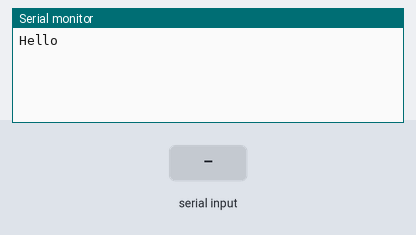
A sketch run on a simulated Arduino Uno, built with avr-gcc and run on an emulated ATmega328P. Shown: the last lines printed to the serial monitor. The test bench sets the inputs (shaded band).

Above: at 1.2 s.
1.3 s: "90,45\n" received over Serial
At 2.1 s:
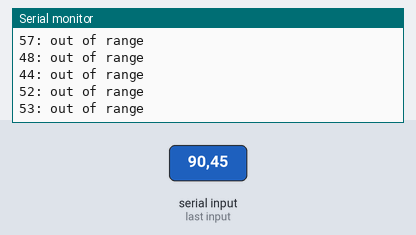
2.8 s: byte 2 (2) received over Serial
At 4.0 s:
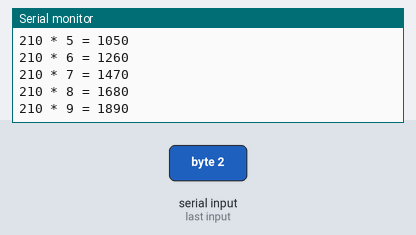
4.3 s: byte 3 (3) received over Serial
At 5.2 s:
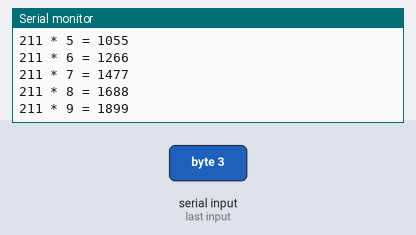
5.8 s: "30,150\n" received over Serial
At 6.2 s:
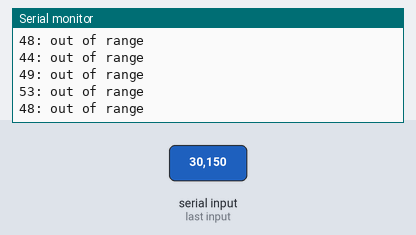
Timing chart, 0 to 8.3 s (numbered marks = the images above; inputs shaded):
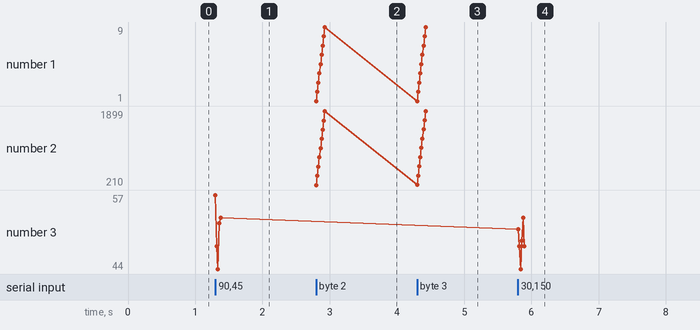

Measured:
- after the input at 1.3 s, the serial monitor: prints a new line at once (image 1)
- after the input at 2.8 s, the serial monitor: prints a new line at once (image 2)
- after the input at 4.3 s, the serial monitor: prints a new line at once (image 3)
- after the input at 5.8 s, the serial monitor: prints a new line at once (image 4)
- plotted number 2: 1890 → 1899 after the input at 4.3 s
- plotted number 3: 53 → 48 after the input at 5.8 s

The sketch:

04.11.ino
```cpp
void setup(){
  Serial.begin(9600);
  Serial.println("Hello"); /*println은 다음 줄로 바꿔서 프린트*/
}

byte data = 0;

void loop(){
  get_msg();
}

void get_msg(){
    int data_left;
    byte msg;

  data_left = Serial.available();
  if(data_left > 0){
    msg = Serial.read();

    if(msg == 2){
      msg = msg -48;
      for (int m=1; m<=9; m++){
        Serial.print(msg);
        Serial.print(" * ");
        Serial.print(m);
        Serial.print(" = ");
        Serial.println(msg*m);
        }
    }


    else if(msg == 3){
      msg = msg -48;
      for (int m=1; m<=9; m++){
        Serial.print(msg);
        Serial.print(" * ");
        Serial.print(m);
        Serial.print(" = ");
        Serial.println(msg*m);
      }
    }

    else if(msg == 4){
      msg = msg -48;
      for (int m=1; m<=9; m++){
        Serial.print(msg);
        Serial.print(" * ");
        Serial.print(m);
        Serial.print(" = ");
        Serial.println(msg*m);
      }
    }

    else if(msg == 5){
      msg = msg -48;
      for (int m=1; m<=9; m++){
        Serial.print(msg);
        Serial.print(" * ");
        Serial.print(m);
        Serial.print(" = ");
        Serial.println(msg*m);
      }
    }

    else if((msg > 5 || msg <2) && msg != 10){
      Serial.print(msg);
      Serial.println(": out of range");
      get_msg();
    }
  }
}
```
